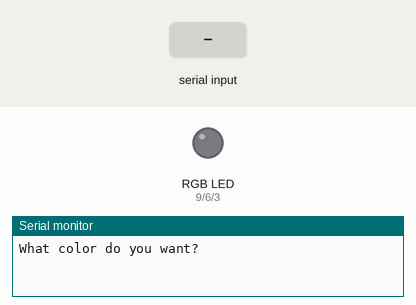
Recording of a sketch running on a simulated Arduino Uno, built with avr-gcc and run on an emulated ATmega328P. Shown: an RGB LED mixed from three pins (HIGH = lit), the last lines printed to the serial monitor. The test bench sets the inputs (shaded band).

Above: at 1.2 s.
1.3 s: "red" received over Serial
At 3.2 s:
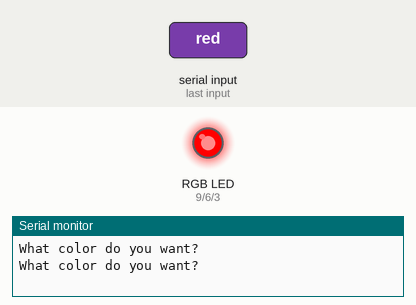
3.8 s: "green" received over Serial
At 5.1 s:
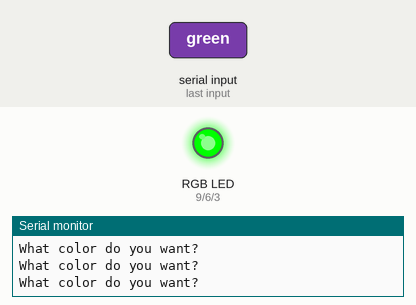
6.3 s: "blue" received over Serial
At 8.2 s:
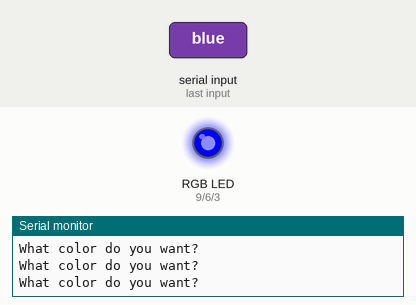
8.8 s: "aqua" received over Serial
At 10.1 s:
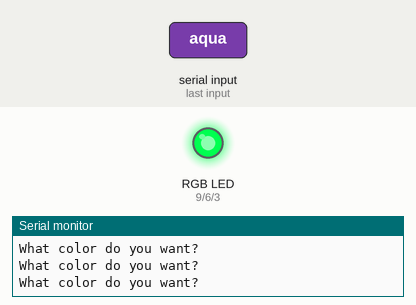
11.3 s: "white" received over Serial
At 13.2 s:
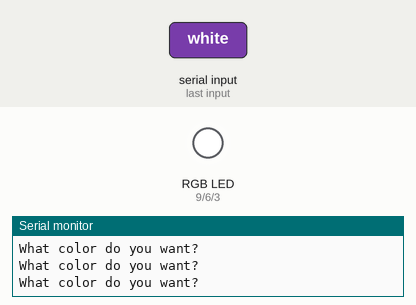
13.8 s: "blue" received over Serial
At 15.1 s:
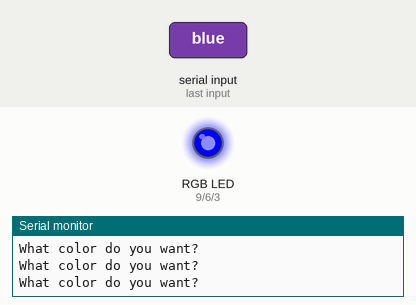
Timing chart, 0 to 16.8 s (numbered marks = the images above; inputs shaded):
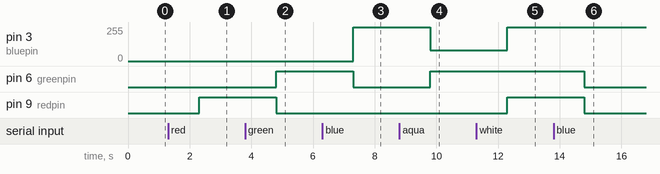

Measured:
- after the input at 1.3 s, pin 9 (redpin): LOW → HIGH after 1.0 s
- after the input at 3.8 s, pin 6 (greenpin): LOW → HIGH after 1.0 s; pin 9 (redpin): HIGH → LOW after 1.0 s
- after the input at 6.3 s, pin 3 (bluepin): 0/255 → 255/255 after 1.0 s; pin 6 (greenpin): HIGH → LOW after 1.0 s
- after the input at 8.8 s, pin 3 (bluepin): 255/255 → 80/255 after 1.0 s; pin 6 (greenpin): LOW → HIGH after 1.0 s
- after the input at 11.3 s, pin 3 (bluepin): 80/255 → 255/255 after 1.0 s; pin 9 (redpin): LOW → HIGH after 1.0 s
- after the input at 13.8 s, pin 6 (greenpin), pin 9 (redpin): HIGH → LOW after 1.0 s

The sketch:

RGB.ino
```cpp
int redpin=9;
int greenpin=6;
int bluepin=3;
String msg="What color do you want?";
String Color;

void setup() {
    pinMode(redpin,OUTPUT);
    pinMode(greenpin,OUTPUT);
    pinMode(bluepin,OUTPUT);
    Serial.begin(9600);
}

void loop() {
    Serial.println(msg);
    while(Serial.available()==0){

    }
    Color=Serial.readString();
    if (Color=="red"){
        digitalWrite(redpin,HIGH);
        digitalWrite(greenpin,LOW);
        digitalWrite(bluepin,LOW);
    }
    if (Color=="green"){
        digitalWrite(redpin,LOW);
        digitalWrite(greenpin,HIGH);
        digitalWrite(bluepin,LOW);
    }
    if (Color=="blue"){
        digitalWrite(redpin,LOW);
        digitalWrite(greenpin,LOW);
        digitalWrite(bluepin,HIGH);
    }
    if (Color=="off"){
        digitalWrite(redpin,LOW);
        digitalWrite(greenpin,LOW);
        digitalWrite(bluepin,LOW);
    }
    if (Color=="aqua"){
        digitalWrite(redpin,LOW);
        analogWrite(greenpin,255);
        analogWrite(bluepin,80);
    }
    if (Color=="white"){
        analogWrite(redpin,255);
        analogWrite(greenpin,255);
        analogWrite(bluepin,255);
    }
}
```
